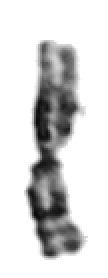
#> input picture detect_branched_points/98000080.tiff, 54 x 139 px, given in place of ., which was not available (shown 2 times larger)
$ python -i calcularAreasPerimetros.py   (imports and definitions only)   (older library calls are emulated)
#> lines starting #> are read from the running program, lines starting #| are printed output that depends on the picture; after the words box and inside, x2 and y2 are one past the last pixel; in counts of white or black regions, pixels touching at a corner belong together; pictures that were not available may be replaced by others from this repository, and a replacement may not be noted
### dl_cnn_features/extras.py
import os
import numpy as np
import math
import cv2
from scipy import ndimage
from skimage import measure


#count files and folder
# [8 lines left out: function count_folders_files, not called in this run]

#load imagen
def load_image(full_path):
#> called with full_path = '.'
    img = cv2.imread(full_path)
#> img is the input picture: shape (139, 54, 3); min 9, max 255, mean 214.6
    if len(img.shape)==3:
        img = cv2.cvtColor(img,cv2.COLOR_BGR2GRAY)
#> img: shape (139, 54)
#> in calcular_area_perimetro, `gray=cv2.copyMakeBorder(img.copy(), top=1, bottom=1, left=1, right=1, ..`:
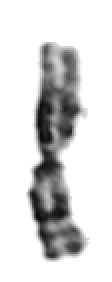
#> gray: shape (141, 56) (shown 2 times larger); min 9, max 255, mean 216.6
#> in calcular_area_perimetro, `ret, thresh = cv2.threshold(gray,250,255,cv2.THRESH_BINARY)`:
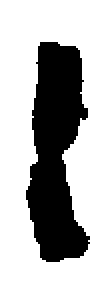
#> thresh: shape (141, 56) (shown 2 times larger); 70.5% white; 1 black region, box (x1, y1, x2, y2) and area: (13, 21, 45, 131) 2331
    return img

#build rel_path
#rel_path->ejem:/single_clase/9700TEST.6.tiff/clase1/clase1_0_9700TEST.6.tiff
#retorna los path a los archivos de la clase que se la pase en clase_folder
# [80 lines left out: functions build_rel_path, load_all_PATH, cargar_nombres, findStartIndex, findEndIndex, findStartEndFila and 3 more, not called in this run]

#=====================================================================================
#=====================================================================================


#ELIMINA OBJETOS DE TAMAÑO menos a "tamano" EN LA IMAGEN
def eliminar_objetos_pequeños(th,tamano):
#> called with tamano = 20
    blobs_labels = measure.label(th, background=255)
    boxes_objetos= ndimage.find_objects(blobs_labels)
#> boxes_objetos = 1 item
    #print(boxes_objetos[0][0])
    #ejemplo1
    #(slice(0, 2, None), slice(19, 23, None))
    #So this object is found at x = 19–23 and y = 0–2
    if len(boxes_objetos)>1:#solo debe haber 1 objeto->el cromosoma
        #filtro objetos muy pequeños ya que sob objetos indeseados (no cromosomas)
        aux_boxes=[]
        for l in range(0,len(boxes_objetos)):
            if len(np.transpose(np.nonzero(cv2.bitwise_not(th[boxes_objetos[l]]))))<tamano:
                th[boxes_objetos[l]]=255
    return th

#RELLENA HUECOS
def floodfill(th):
    # Copy the thresholded image.
    im_floodfill = th.copy()
#> im_floodfill: shape (141, 56); 29.5% white; 1 white region

    # Mask used to flood filling.
    # Notice the size needs to be 2 pixels than the image.
    h, w = th.shape[:2]
#> h = 141; w = 56
    mask = np.zeros((h+2, w+2), np.uint8)

    # Floodfill from point (0, 0)
    cv2.floodFill(im_floodfill, mask, (0,0), 255);
#> im_floodfill: shape (141, 56); every value is 255

    # Invert floodfilled image
    im_floodfill_inv = cv2.bitwise_not(im_floodfill)
#> im_floodfill_inv: shape (141, 56); every value is 0

    # Combine the two images to get the foreground.
    im_out = th | im_floodfill_inv

    return im_out

### extraccionCaracteristicas/calcularAreasPerimetros.py
import cv2
import numpy as np
import copy
import extras

#calcular Areas y Perimetros de todos los cromosomas de la clase
def calcular_areasCromo_perimsContornoCromo(string_path_img):
    perimetros=[]
    areas=[]
    from joblib import Parallel, delayed
    import multiprocessing
    num_cores = multiprocessing.cpu_count()
    for j in range(0,len(string_path_img)):#j->clase
        areaX=[]
        perimetroX=[]
        #results = Parallel(n_jobs=num_cores)(delayed(calcular_area_perimetro)(string_path_img[j][i]) for i in range(0,len(string_path_img[j])))
        for i in range(0,len(string_path_img[j])):#i ->img dentro de la clase
            full_path_img_j_i=string_path_img[j][i]
            area_cromosoma,perimetro_cromosoma,imagen_contorno=calcular_area_perimetro(full_path_img_j_i)
            areaX.append(area_cromosoma)
            perimetroX.append(perimetro_cromosoma)
        areas.append(areaX)
        perimetros.append(perimetroX)
    return areas,perimetros

#calcular area y perimetro de un cromosoma
def calcular_area_perimetro(full_path_img_j_i):
        img=extras.load_image(full_path_img_j_i)#img -> gray
        gray=cv2.copyMakeBorder(img.copy(), top=1, bottom=1, left=1, right=1, borderType= cv2.BORDER_CONSTANT, value=[255,255,255] )
        ret, thresh = cv2.threshold(gray,250,255,cv2.THRESH_BINARY)
        thresh=extras.eliminar_objetos_pequeños(thresh,20) #eliminar objetos pequeños
        thresh=extras.floodfill(cv2.bitwise_not(thresh)) #rellenar huecos
        area_cromosoma,perimetro_cromosoma,imagen_contorno=contorno(thresh)
        return area_cromosoma,perimetro_cromosoma,imagen_contorno

#Obtine informacion de Area y perimetro de un cromosoma
#Recibe como parametro el imagen binaria del cromosoma
def contorno(thresh):
    _, contours, _ = cv2.findContours(thresh,cv2.RETR_TREE,cv2.CHAIN_APPROX_SIMPLE)
#> contours = 1 contour; box (x1, y1, x2, y2) and area: (13, 21, 45, 131) 2201
    imagen_contorno= np.zeros(thresh.shape,np.uint8)
    cv2.drawContours(imagen_contorno, contours, -1, 255, 1)
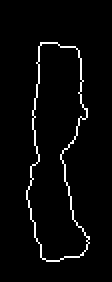
#> imagen_contorno: shape (141, 56) (shown 2 times larger); 3.3% white in thin lines or dots, all inside (x1, y1, x2, y2) = (13, 21, 45, 131)
    perimetro_cromosoma = cv2.arcLength(contours[0],True)#perimetro del contorno
#> perimetro_cromosoma = 286.2
    moments = cv2.moments(contours[0])
#> moments = moments, m00 2201, centre m10/m00, m01/m00 = (27.53, 75.59)
    area_cromosoma = moments['m00'] ##area del cromosoma --> igual a area = cv2.contourArea(cnt)
#> area_cromosoma = 2201
    return area_cromosoma,perimetro_cromosoma,imagen_contorno

#normaliza vector (multidimensional) de perimetro y  area
#normalizar [MAX MIN] to [0,1]
def normalizar_vector(vector):
    vector_normalizado=copy.deepcopy(vector)
    import operator
    flat_list=[item for sublist in vector for item in sublist]
    min_index, min_value = min(enumerate(flat_list), key=operator.itemgetter(1))
    max_index, max_value = max(enumerate(flat_list), key=operator.itemgetter(1))
    #print(flat_list)
    for i in range(0,len(vector)):
        for j in range(0,len(vector[i])):
            #print(vector_normalizado[i][j])
            if max_value!=min_value:
                vector_normalizado[i][j]=((vector[i][j]-min_value)/(max_value-min_value))
            else:
                vector_normalizado.append(1)
    return vector_normalizado

>>> result = calcular_areasCromo_perimsContornoCromo('../detect_branched_points/98000080.tiff')
#> in calcular_area_perimetro, `area_cromosoma,perimetro_cromosoma,imagen_contorno=contorno(thresh)`: perimetro_cromosoma = 286.2
#> in calcular_areasCromo_perimsContornoCromo, `area_cromosoma,perimetro_cromosoma,imagen_contorno=calcular_area_perim..`: area_cromosoma = 2201; perimetro_cromosoma = 286.2
#> (the run stopped early here; a loop or call above may not have finished)
